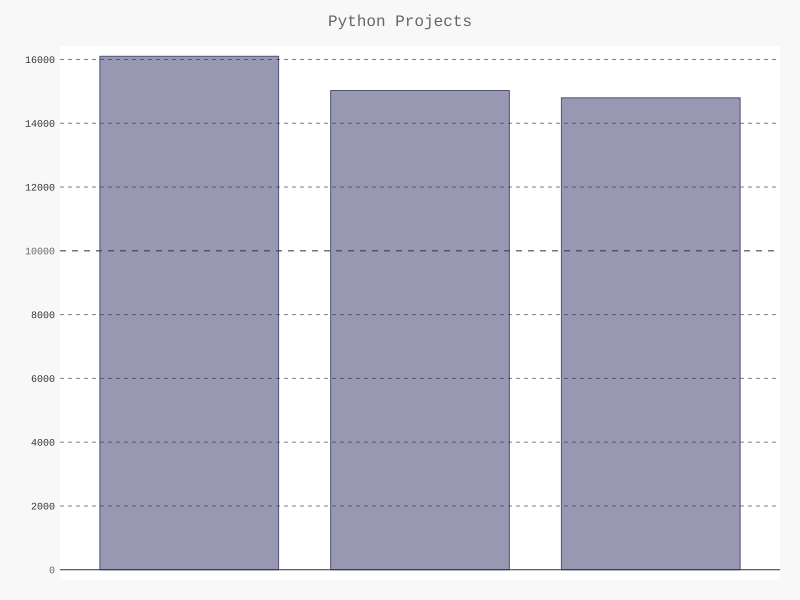

Generate this figure with Python:
import pygal
from pygal.style import LightColorizedStyle as LCS, LightenStyle as LS

my_style = LS('#333366', base_style = LCS)
chart = pygal.Bar(style = my_style, x_label_rotation = 45, show_legend=False)

chart.title = 'Python Projects'
chart.x_label = ['httpie', 'dgango', 'flask']

plot_dicts = [
	{'value': 16101, 'label': 'Description of httple.'}
	,{'value':15028, 'label': 'Description of django.'}
	,{'value':14798, 'label': 'Description of flask.'}
]

chart.add('', plot_dicts)
chart.render_to_file('bar_descriptions.svg')
